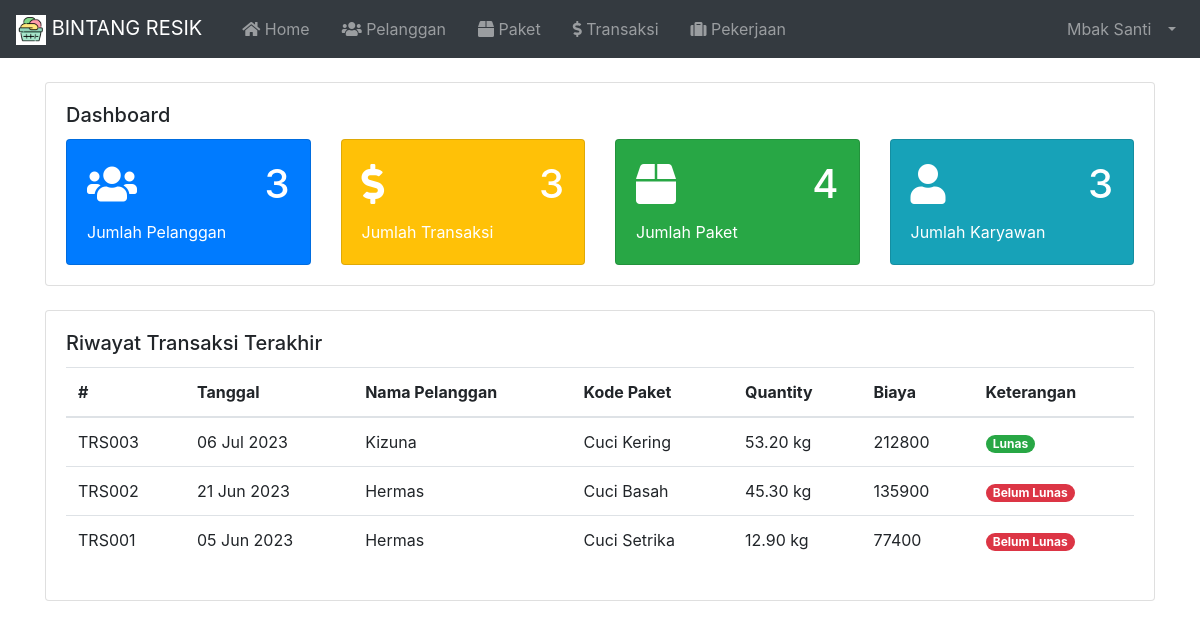
Page /index.php (signed in) on the committed database.
### tables this page shows
CREATE TABLE `tbl_karyawan` (
  `id` int(11) NOT NULL,
  `nama` varchar(100) NOT NULL,
  `username` varchar(30) NOT NULL,
  `password` varchar(255) NOT NULL,
  `email` varchar(255) NOT NULL,
  `no_hp` varchar(20) NOT NULL,
  `alamat` varchar(100) NOT NULL,
  `catatan` varchar(255) NOT NULL,
  `image` varchar(255) NOT NULL,
  `role` varchar(20) NOT NULL
);

CREATE TABLE `tbl_transaksi` (
  `id` varchar(10) NOT NULL,
  `tanggal` varchar(20) NOT NULL,
  `id_pelanggan` varchar(10) NOT NULL,
  `kd_paket` varchar(10) NOT NULL,
  `qty` decimal(5,2) NOT NULL,
  `biaya` int(11) NOT NULL,
  `bayar` int(11) NOT NULL,
  `kembalian` int(11) NOT NULL
);

CREATE TABLE `tbl_pelanggan` (
  `id` varchar(10) NOT NULL,
  `nama` varchar(100) NOT NULL,
  `alamat` varchar(255) NOT NULL,
  `no_hp` varchar(20) NOT NULL
);

CREATE TABLE `tbl_paket` (
  `id` varchar(10) NOT NULL,
  `paket` varchar(100) NOT NULL,
  `harga_kilo` int(11) NOT NULL,
  `deskripsi` varchar(255) NOT NULL
);

### index.php (called while the page is built, shortened)
<?php
  require 'load/config.php';
  require 'load/function.php';
?>
<?php require_once 'header.php'; ?>
<?php require 'content.php'; ?>
<?php require_once 'footer.php'; ?>

### load/function.php (called while the page is built, shortened)
<?php
  require 'config.php';
  function numData( $tabel ) {
    global $koneksi;
    $num = mysqli_query($koneksi, "SELECT * FROM $tabel");
    return mysqli_num_rows($num);
  }
  function numQueryData( $query ) {
    global $koneksi;
    $num = mysqli_query($koneksi, $query);
    return mysqli_num_rows($num);
  }
  function viewDatas( $query ) {
    global $koneksi;
    $result = mysqli_query($koneksi, $query);
    $rows = [];
      while ($row = mysqli_fetch_assoc($result)) {
        $rows[] = $row;
      }
    return $rows;
  }
?>

### page/home.php (the view)
<?php
  $query = "SELECT tbl_transaksi.id, tbl_transaksi.tanggal ,tbl_pelanggan.nama, tbl_paket.paket, tbl_transaksi.qty, tbl_transaksi.biaya, tbl_transaksi.bayar, tbl_transaksi.kembalian
            FROM tbl_transaksi
            INNER JOIN tbl_pelanggan
            ON tbl_transaksi.id_pelanggan = tbl_pelanggan.id
            INNER JOIN tbl_paket
            ON tbl_transaksi.kd_paket = tbl_paket.id
						ORDER BY tbl_transaksi.id DESC
						LIMIT 5"
?>
<div class="container container-fluid">
	<div class="card mt-4 mb-4">
		<div class="card-body">
			<h5 class="card-title">Dashboard</h5>
			<div class="row">
				<div class="col-md">
					<div class="card text-white bg-primary" style="max-width: 18rem;">
						<div class="card-body">
							<h1 class="card-title d-flex align-items-center justify-content-between">
								<i class="fas fa-users"></i>
								<span class="text-right"><?= numData("tbl_pelanggan"); ?></span>
							</h1>
							<p class="card-text">Jumlah Pelanggan</p>
						</div>
					</div>
				</div>
				<div class="col-md">
					<div class="card text-white bg-warning" style="max-width: 18rem;">
						<div class="card-body">
							<h1 class="card-title d-flex align-items-center justify-content-between">
								<i class="fas fa-dollar-sign"></i>
								<span class="text-right"><?= numData('tbl_transaksi'); ?></span>
							</h1>
							<p class="card-text">Jumlah Transaksi</p>
						</div>
					</div>
				</div>
				<div class="col-md">
					<div class="card text-white bg-success" style="max-width: 18rem;">
						<div class="card-body">
							<h1 class="card-title d-flex align-items-center justify-content-between">
								<i class="fas fa-box"></i>
								<span class="text-right"><?= numData('tbl_paket'); ?></span>
							</h1>
							<p class="card-text">Jumlah Paket</p>
						</div>
					</div>
				</div>
				<div class="col-md">
					<div class="card text-white bg-info" style="max-width: 18rem;">
						<div class="card-body">
							<h1 class="card-title d-flex align-items-center justify-content-between">
								<i class="fas fa-user"></i>
								<span class="text-right"><?= numQueryData("SELECT * FROM tbl_karyawan WHERE tbl_karyawan.role = 'Karyawan'"); ?></span>
							</h1>
							<p class="card-text">Jumlah Karyawan</p>
						</div>
					</div>
				</div>
			</div>
		</div>
	</div>
	<div class="card mb-4">
		<div class="card-body">
			<h5 class="card-title">Riwayat Transaksi Terakhir</h5>
			<table class="table">
				<thead>
					<tr>
						<th>#</th>
						<th>Tanggal</th>
						<th>Nama Pelanggan</th>
						<th>Kode Paket</th>
						<th>Quantity</th>
						<th>Biaya</th>
						<th>Keterangan</th>
					</tr>
				</thead>
				<tbody>
					<?php $transaksi = viewDatas($query); ?>
					<?php foreach($transaksi as $data) : ?>
					<tr>
						<td><?= $data['id']; ?></td>
						<td><?= $data['tanggal']; ?></td>
						<td><?= $data['nama']; ?></td>
						<td><?= $data['paket']; ?></td>
						<td><?= $data['qty']; ?> kg</td>
						<td><?= $data['biaya']; ?></td>
						<td>
						<?php
							if ( $data['kembalian'] < 0 ) {
								echo "<span class='badge badge-pill badge-danger'>Belum Lunas</span>";
							} else {
								echo "<span class='badge badge-pill badge-success'>Lunas</span>";
							}
						?>
						</td>
					</tr>
					<?php endforeach; ?>
				</tbody>
			</table>
		</div>
	</div>
</div>

### header.php (shortened to what this page needs)
<?php
  $id = $_SESSION['id'];
  $result = mysqli_query($koneksi, "SELECT * FROM tbl_karyawan WHERE id = '$id'");
  $user = mysqli_fetch_assoc($result);
?>
<!DOCTYPE html>
<html lang="en">
<head>
	<link rel="stylesheet" href="asset/vendor/bootstrap-4.5.3/css/bootstrap.min.css">
	<link rel="stylesheet" href="asset/vendor/fontawesome/css/all.min.css">
	<link rel="stylesheet" href="asset/vendor/datatables-b4/datatables.min.css">
</head>
<body>
	<nav class="navbar navbar-expand-lg navbar-dark bg-dark">
		<a class="navbar-brand" href="index.php">
			<img src="asset/img/favicon.png" width="30" height="30" alt="">
			BINTANG RESIK
		</a>
		<div class="collapse navbar-collapse" id="navbarSupportedContent">
			<ul class="navbar-nav mr-auto">
				<li class="nav-item ml-3">
					<a class="nav-link" href="index.php"><i class="fas fa-home"></i> Home<span class="sr-only">(current)</span></a>
				</li>
				<li class="nav-item ml-3">
					<a class="nav-link" href="?page=Pelanggan"><i class="fas fa-users"></i> Pelanggan</a>
				</li>
				<li class="nav-item ml-3">
					<a class="nav-link" href="?page=Paket"><i class="fas fa-box"></i> Paket</a>
				</li>
				<li class="nav-item ml-3">
					<a class="nav-link " href="?page=Transaksi"><i class="fas fa-dollar-sign"></i> Transaksi</a>
				</li>
				<?php if($user['role']=='Karyawan'): ?>
				<li class="nav-item ml-3">
					<a class="nav-link" href="?page=Pekerjaan"><i class="fas fa-suitcase"></i> Pekerjaan</a>
				</li>
				<?php endif; ?>
			</ul>
			<ul class="navbar-nav ml-auto">
				<li class="nav-item dropdown">
					<a class="nav-link dropdown-toggle" href="#" id="userDropdown" role="button" data-toggle="dropdown"
						aria-haspopup="true" aria-expanded="false">
						<span class="mr-2 d-none d-lg-inline"><?= $user['nama']; ?></span>
					</a>
				</li>
			</ul>
		</div>
	</nav>

### rows in the picture
tbl_karyawan: nama "Mbak Santi"
tbl_transaksi: id "TRS003", tanggal "06 Jul 2023", id_pelanggan.nama "Kizuna", kd_paket.paket "Cuci Kering", qty "53.20", biaya "212800", kembalian "Lunas"
tbl_transaksi: id "TRS002", tanggal "21 Jun 2023", id_pelanggan.nama "Hermas", kd_paket.paket "Cuci Basah", qty "45.30", biaya "135900", kembalian "Belum Lunas"
tbl_transaksi: id "TRS001", tanggal "05 Jun 2023", id_pelanggan.nama "Hermas", kd_paket.paket "Cuci Setrika", qty "12.90", biaya "77400", kembalian "Belum Lunas"

### other values in the picture
numData("tbl_pelanggan") "3"
numData('tbl_transaksi') "3"
numData('tbl_paket') "4"
